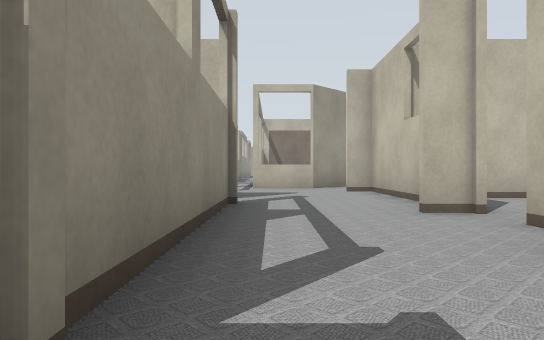
View 1 (above)

15 first-person views from a walk through a Gazebo world. The camera is 0.5 m above the floor, looks level and sees 70° across. Floor lines are 1 m apart. The floor is counted in squares, 1 m on a side. Each view is taken from the middle of a square. On the plan, view 1 faces up. The plan holds only what a view shows up to about 9 squares ahead; the rest is blank. The place goes on beyond the plan. Some surface patterns are stand-ins.

View 2
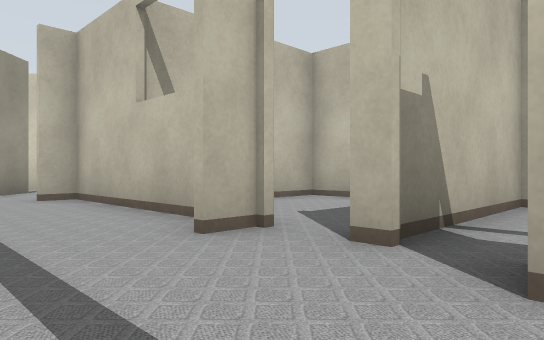

View 3
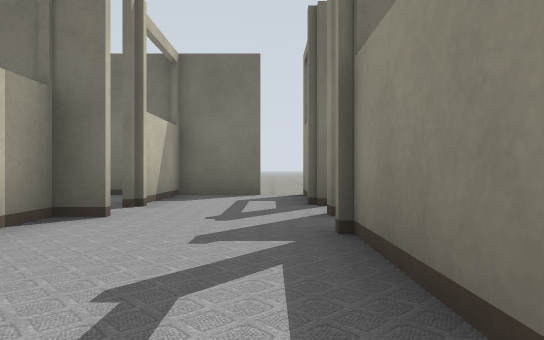

View 4
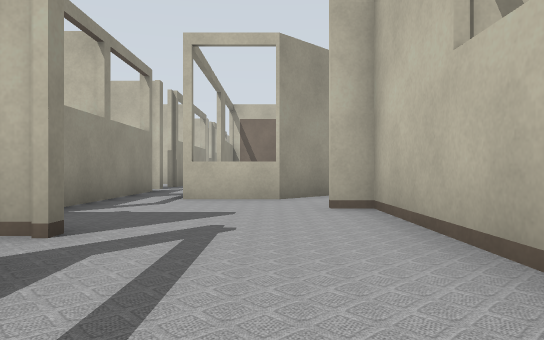

View 5
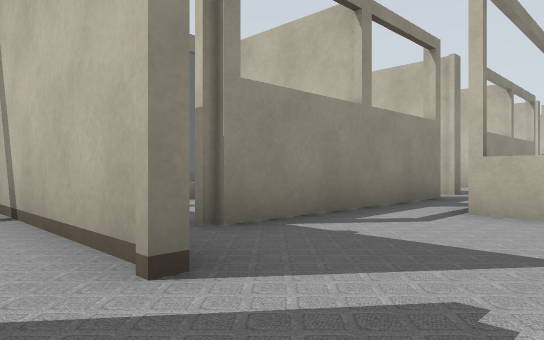

View 6
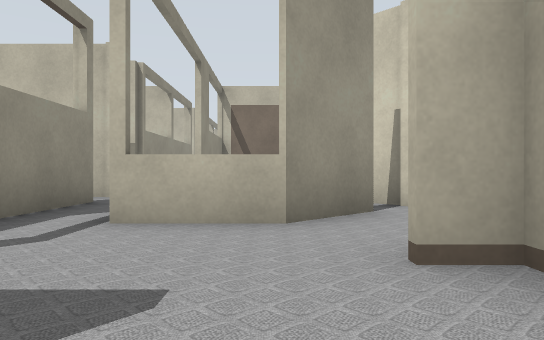

View 7
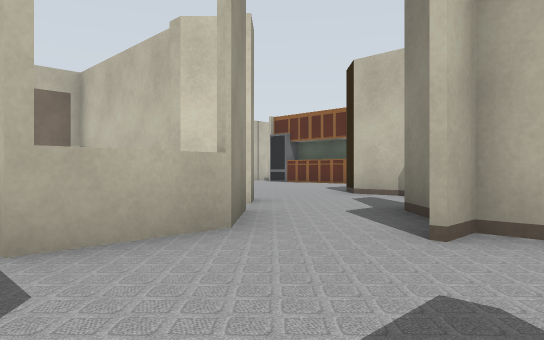

View 8
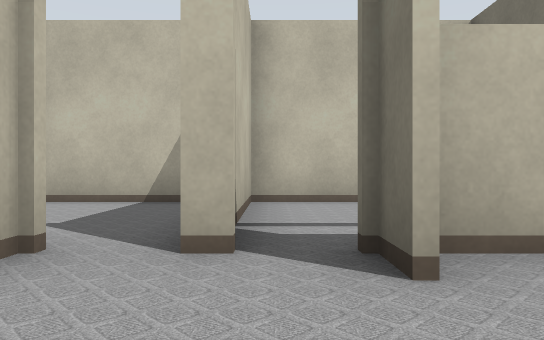

View 9
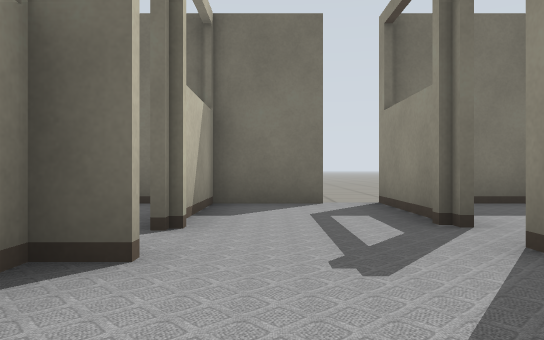

View 10
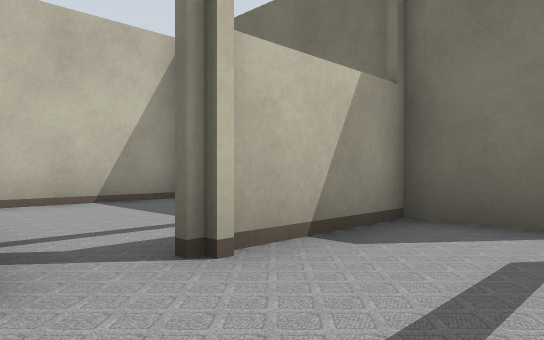

View 11
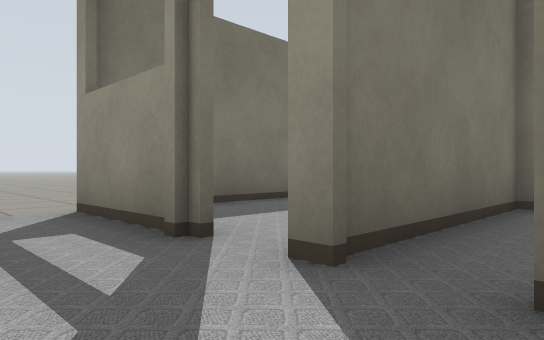

View 12
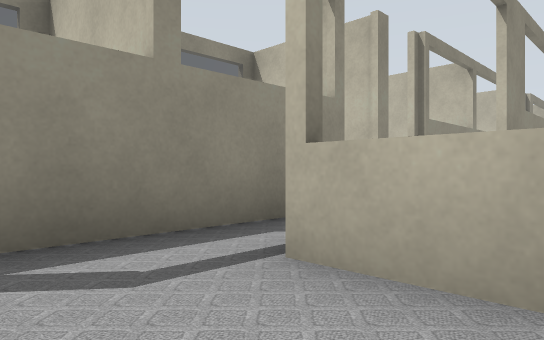

View 13
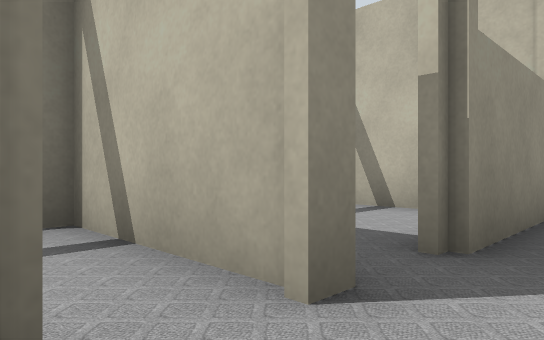

View 14
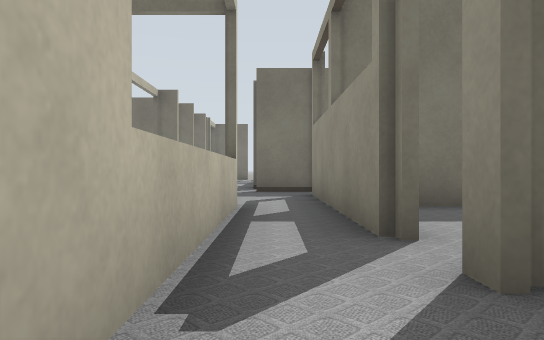

View 15
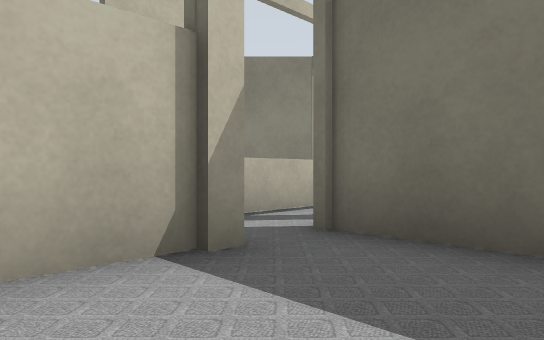

### Floor plan
Points are (right, up) in squares from view 1. A wall is a line through its corners. A room is listed if a view was taken in it or the views show most of it. See-through windows are left out.
Room 1 (views 1, 2, 3, 4, 5, 6, 7, 8, 9, 10, 11, 12)
walls: (-0.6, 5.9) (-0.6, 0.6); (1.8, 2.4) (2.5, 2.4); (2.3, 5.5) (2.3, 9); (-2, 7.1) (-0.6, 7.1); (-0.6, -0.3) (-0.6, -0.6); (2.3, -0.1) (2.3, 2.5); (-0.6, -1.4) (-0.6, -4); (6.1, 3.3) (2.3, 3.3); (3, 9.7) (3.6, 10.3); (-1.8, 10.5) (-1.8, 8); (0.1, -3.8) (3.2, -3.8); (2.2, 11.7) (1.1, 10.6) (-0.5, 10.6); (1.9, -3.9) (1.9, -1.1)
ways out: opening at (-1, 10) to room 2; opening at (2, 4) to room 4; opening at (-1, -1); opening at (0, -5); gap at (-2, 8); gap at (-1, 1); gap at (-1, 6)
Room 2 (views 13, 14)
walls: (-1.8, 18.4) (-1.8, 15.2); (-1.8, 14.3) (-1.8, 14.2); (-1.8, 13.2) (-1.8, 10.5); (-0.5, 10.6) (-0.5, 15.4)
ways out: opening at (-1, 10) to room 1; opening at (-2, 15) to room 3; gap at (-2, 13)
Room 3 (view 15)
walls: (-3.6, 14.3) (-1.8, 14.3); (-1.9, 15.2) (-1.9, 16.8); (-1.8, 17.9) (-4.2, 17.9)
ways out: opening at (-2, 15) to room 2
Room 4 (no view inside)
walls: (2.5, 4.5) (1.8, 4.5); (2.3, 3.3) (2.3, 3.6); (6.1, 1.6) (6.1, 6.9) (2.2, 6.9)
ways out: opening at (2, 4) to room 1

Positions as (right, up) in squares from view 1, and headings:
1: (0, 0), facing up
2: (0, 2), facing up-right
3: (0, 4), facing down
4: (1, 4), facing up
5: (1, 6), facing up-left
6: (1, 7), facing up
7: (-1, 8), facing up-right
8: (0, 3), facing right
9: (1, 2), facing down
10: (0, 0), facing down-right
11: (1, 1), facing down-left
12: (1, 9), facing up-left
13: (-1, 13), facing up-left
14: (-1, 16), facing down
15: (-4, 17), facing down-right
